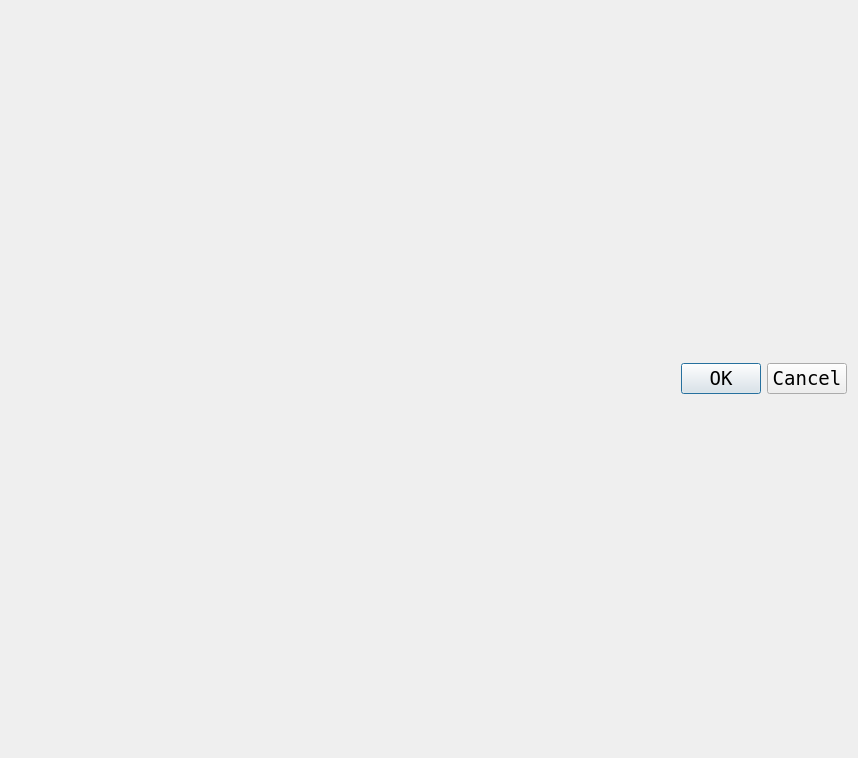
<?xml version="1.0" encoding="UTF-8"?>
<ui version="4.0">
 <class>DialogParameters</class>
 <widget class="QDialog" name="DialogParameters">
  <property name="geometry">
   <rect>
    <x>0</x>
    <y>0</y>
    <width>858</width>
    <height>758</height>
   </rect>
  </property>
  <property name="font">
   <font>
    <family>Inconsolata</family>
    <pointsize>14</pointsize>
   </font>
  </property>
  <property name="windowTitle">
   <string>DialogParameters</string>
  </property>
  <layout class="QVBoxLayout" name="verticalLayout_2">
   <item>
    <layout class="QVBoxLayout" name="vl_parameters"/>
   </item>
   <item>
    <widget class="QDialogButtonBox" name="buttonBox">
     <property name="orientation">
      <enum>Qt::Horizontal</enum>
     </property>
     <property name="standardButtons">
      <set>QDialogButtonBox::Cancel|QDialogButtonBox::Ok</set>
     </property>
    </widget>
   </item>
  </layout>
 </widget>
 <resources/>
 <connections>
  <connection>
   <sender>buttonBox</sender>
   <signal>accepted()</signal>
   <receiver>DialogParameters</receiver>
   <slot>accept()</slot>
   <hints>
    <hint type="sourcelabel">
     <x>248</x>
     <y>254</y>
    </hint>
    <hint type="destinationlabel">
     <x>157</x>
     <y>274</y>
    </hint>
   </hints>
  </connection>
  <connection>
   <sender>buttonBox</sender>
   <signal>rejected()</signal>
   <receiver>DialogParameters</receiver>
   <slot>reject()</slot>
   <hints>
    <hint type="sourcelabel">
     <x>316</x>
     <y>260</y>
    </hint>
    <hint type="destinationlabel">
     <x>286</x>
     <y>274</y>
    </hint>
   </hints>
  </connection>
 </connections>
</ui>
